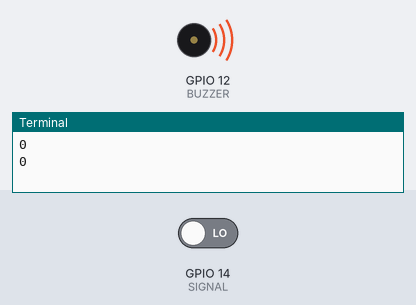
Recording of a program running on a simulated Raspberry Pi (BCM pin numbers). On the bench: buzzer (waves = sounding), the last lines printed to the terminal. The test bench sets the inputs (shaded band); at power-on: GPIO 14 (SIGNAL) LOW.

Above: at 1.2 s.
1.3 s: GPIO 14 (SIGNAL) driven HIGH
At 3.3 s:
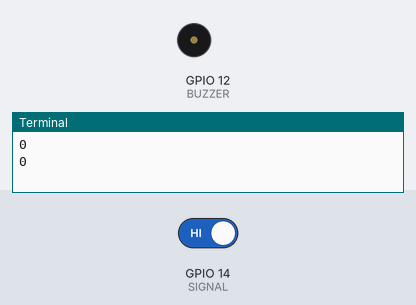
3.6 s: GPIO 14 (SIGNAL) driven LOW
At 4.9 s:
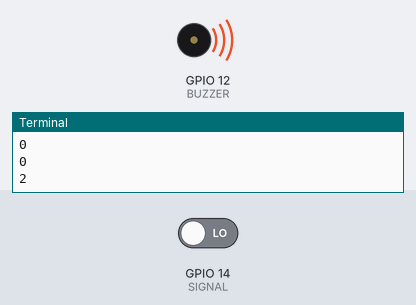
Timing chart, 0 to 13.8 s (numbered marks = the images above; inputs shaded):
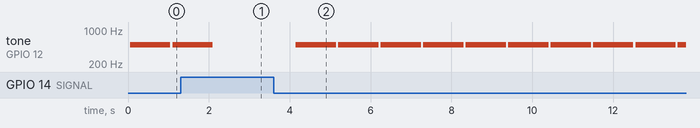

Measured:
- after the input at 1.3 s, tone on GPIO 12 (BUZZER): goes on until 2.1 s, then stays silent
- after the input at 3.6 s, tone on GPIO 12 (BUZZER): alternates 500 Hz for 1.0 s and silent for 0.05 s, starting after 0.55 s

The program:

buzzer.py
```python
import RPi.GPIO as GPIO
import time

GPIO.setwarnings(False)
GPIO.cleanup()
GPIO.setmode(GPIO.BCM)

# Define pins
# Don't have access to an ultrasonic distance sensor so using a motion sensor instead
SIGNAL = 14
BUZZER = 12

# Setup pins
GPIO.setup(SIGNAL, GPIO.IN)
GPIO.setup(BUZZER, GPIO.OUT)

# Inititialise buzzer
pwm = GPIO.PWM(BUZZER, 500)
pwm.start(0)

# calculate the duration the sensor detected motion for
def timeMotion():
    measure = 0

    while GPIO.input(SIGNAL):
        time.sleep(1)
        measure += 1

    return measure

try:
    while True:
        measure = timeMotion()
        time.sleep(0.05)
        print(measure)

        if ( measure <= 10 ):
            pwm.start(10)
            time.sleep(1)
            pwm.stop()

        else:
            pwm.start(50)
            time.sleep(1)
            pwm.stop()

except KeyboardInterrupt:
    GPIO.cleanup()
```
